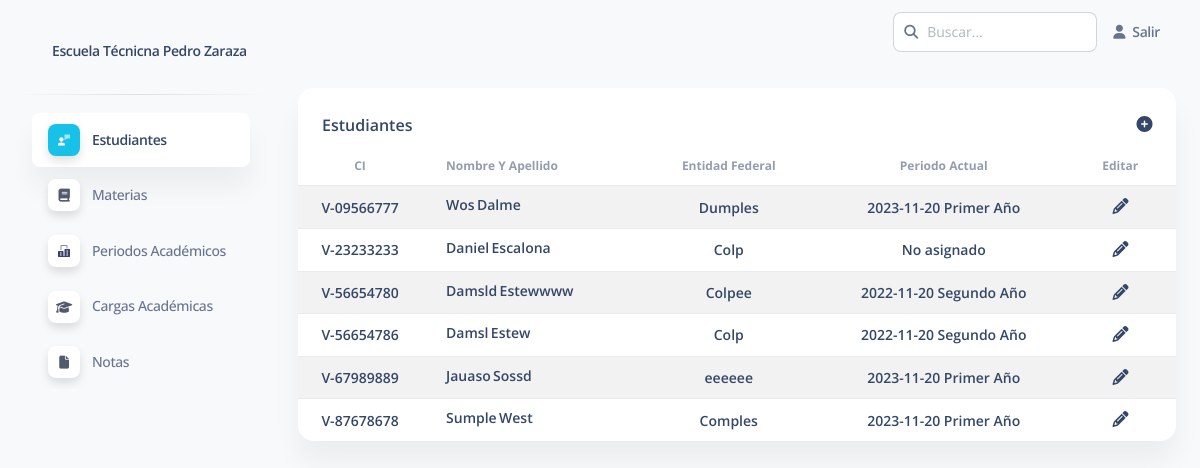
The page /estudiantes (signed in) on the database as committed earlier.
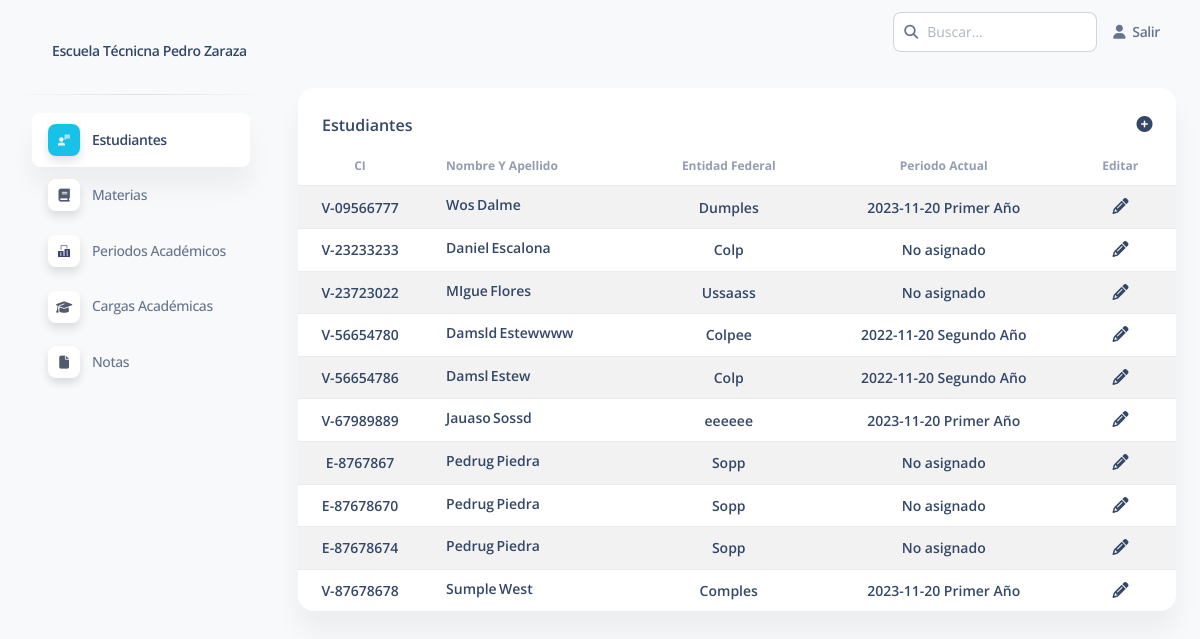
The same page on the database as committed later.
### apps/home/models.py (models this page shows, shortened)
class Estudiante(models.Model):
    CI_OPT=(
        ('V', 'V'),
        ('E', 'E')
    )
    ci = models.CharField(max_length=10, validators=[MinLengthValidator(7), RegexValidator(r'^[0-9]{1,2}[.]?[0-9]{3}[.]?[0-9]{3}$')], unique=True, null=True)
    ci_tipo = models.CharField(max_length=1, choices=CI_OPT, null=True)
    nombre = models.CharField(max_length=30, null=True)
    apellido = models.CharField(max_length=30, null=True)
    entidad_federal = models.CharField(max_length=30, null=True)
    periodo = models.ForeignKey('home.Periodo', on_delete=models.SET_NULL, blank=True, null=True)#Relación a periodo para asignar carga y tomar en cuenta en carga de notas
    periodo_completo = models.BooleanField(default=False)#Filtro para excluir de la carga de notas una vez fue cargada la nota
    class Meta:
        verbose_name = ("Estudiante")
        verbose_name_plural = ("Estudiantes")

class Periodo(models.Model):
    fecha = models.DateField(null=True)
    carga = models.ForeignKey('home.Carga', on_delete=models.RESTRICT, null=True)
    class Meta:
        verbose_name = ("Periodo")
        verbose_name_plural = ("Periodos")
    def __str__(self):
        return f'{self.fecha} {self.carga.titulo}'

class Carga(models.Model):
    titulo = models.CharField(max_length=30, null=True)
    materias = models.ManyToManyField(Materia)
    class Meta:
        verbose_name = ("Carga ")
        verbose_name_plural = ("Cargas")

### apps/home/views.py (the view)
# urls.py: path('estudiantes', views.estudiantes, name='estudiante'),
@login_required(login_url="/login/")
def estudiantes(request):
    estudiantes = Estudiante.objects.all().order_by('ci')
    buscar = request.GET.get('buscar')#Tomar texto del buscador
    if buscar:#Si exste, filtrar
        estudiantes = estudiantes.filter(Q(nombre__icontains=buscar)|Q(apellido__icontains=buscar)|Q(entidad_federal__icontains=buscar)|Q(periodo__carga__titulo__icontains=buscar)|Q(periodo__fecha__icontains=buscar)|Q(ci__icontains=buscar))#Filtros
    table = 'home/table-content/estudiantes.html'
    context={
        'estudiantes':estudiantes,
        'segment':'estudiante',
        'title':'Estudiantes',
        'buscar':True,
        'table':table,
        'url_crear':'/estudiantes/crear'
    }
    if request.headers.get('x-requested-with') == 'XMLHttpRequest':#Evaluar si es una petición AJAX
        table_html = render_to_string(table, context, request)#Rendereziar los datos en una plantilla de tabla reducida
        return JsonResponse({'table_html': table_html, })#JsonResponse para manejar con JavaScript y recargar un segmento de la página
    return render(request, 'home/table.html', context)

### apps/context_processors.py (called while the page is built)
def cfg_assets_root(request):
    return { 'ASSETS_ROOT' : settings.ASSETS_ROOT }

### apps/home/templatetags/tags.py (called while the page is built)
@register.filter
def remove_dot(value):
  text = str(value).replace('.','')
  return text

### apps/templates/home/table.html (shortened to what this page needs)
{% extends 'layouts/base.html' %}
{% block content %}
{% load tags %}
<div class="container-fluid py-4">
  <div class="row">
    <div class="col-12">
      <div class="card mb-4">
        <div class="card-header pb-0">
          <div class="d-flex justify-content-between">
            <h6>{{ title }}</h6>
            {% if url_crear %}
            <a href="{{ url_crear }}" title="Agregar {{ segment }}">
              <i class="fa fa-plus-circle" aria-hidden="true"></i>
            </a>
            {% endif %}
          </div>
        </div>
        <div class="card-body p-0">
          <div class="table-responsive p-0" id="contenedor-tabla">
            {% include table %}
          </div>
        </div>
      </div>
    </div>
  </div>
</div>
{% endblock content %}

### apps/templates/layouts/base.html (shortened to what this page needs)
<!DOCTYPE html>
<html lang="en">
<head>
  <link href="https://cdn.jsdelivr.net/npm/select2@4.1.0-rc.0/dist/css/select2.min.css" rel="stylesheet" />
  <link id="pagestyle" href="{{ ASSETS_ROOT }}/css/soft-ui-dashboard.css?v=1.0.6" rel="stylesheet" />
  <link id="pagestyle_dark" href="{{ ASSETS_ROOT }}/css/dark-theme-core.css" rel="stylesheet" />
  <link id="pagestyle_base" href="{{ ASSETS_ROOT }}/css/base.css" rel="stylesheet" />
</head>
<body class="g-sidenav-show  bg-gray-100">
  {% include "includes/sidebar.html" %}
  <main class="main-content position-relative max-height-vh-100 h-100 border-radius-lg ">
    {% include "includes/navigation.html" %}
    {% block content %}{% endblock content %}
  </main>
</body>
</html>

### apps/templates/includes/sidebar.html (shortened to what this page needs)
<aside class="sidenav navbar navbar-vertical navbar-expand-xs border-0 border-radius-xl my-3 fixed-start ms-3 " id="sidenav-main">
  <div class="sidenav-header">
    <a class="navbar-brand m-0" href="/">
      <span class="ms-1 font-weight-bold">Escuela Técnicna Pedro Zaraza</span>
    </a>
  </div>
  <hr class="horizontal dark mt-0">
  <div class="collapse navbar-collapse  w-auto " id="sidenav-collapse-main">
    <ul class="navbar-nav">
      <li class="nav-item">
        <a class="nav-link {% if 'estudiante' in segment %} active {% endif %}" href="{% url 'estudiante' %}">
          <div class="icon icon-shape icon-sm shadow border-radius-md bg-white text-center me-2 d-flex align-items-center justify-content-center">
          </div>
          <span class="nav-link-text ms-1">Estudiantes</span>
        </a>
      </li>
      <li class="nav-item">
        <a class="nav-link {% if 'materia' in segment %} active {% endif %}" href="{% url 'materia' %}">
          <div class="icon icon-shape icon-sm shadow border-radius-md bg-white text-center me-2 d-flex align-items-center justify-content-center">
            <i class="fa fa-book" aria-hidden="true"></i>
          </div>
          <span class="nav-link-text ms-1">Materias</span>
        </a>
      </li>
      <li class="nav-item">
        <a class="nav-link {% if 'periodo' in segment %} active {% endif %}" href="{% url 'periodo' %}">
          <div class="icon icon-shape icon-sm shadow border-radius-md bg-white text-center me-2 d-flex align-items-center justify-content-center">
          </div>
          <span class="nav-link-text ms-1">Periodos Académicos</span>
        </a>
      </li>
      <li class="nav-item">
        <a class="nav-link {% if 'carga' in segment %} active {% endif %}" href="{% url 'carga' %}">
          <div class="icon icon-shape icon-sm shadow border-radius-md bg-white text-center me-2 d-flex align-items-center justify-content-center">
            <i class="fas fa-graduation-cap" aria-hidden="true"></i>
          </div>
          <span class="nav-link-text ms-1">Cargas Académicas</span>
        </a>
      </li>
      <li class="nav-item">
        <a class="nav-link {% if 'nota' in segment %} active {% endif %}" href="#">
          <div class="icon icon-shape icon-sm shadow border-radius-md bg-white text-center me-2 d-flex align-items-center justify-content-center">
            <i class="fa fa-file" aria-hidden="true"></i>
          </div>
          <span class="nav-link-text ms-1">Notas</span>
        </a>
      </li>
    </ul>
  </div>
</aside>

### apps/templates/includes/navigation.html (shortened to what this page needs)
    <nav class="navbar navbar-main navbar-expand-lg px-0 mx-4 shadow-none border-radius-xl" id="navbarBlur" navbar-scroll="true">
      <div class="container-fluid py-1 px-3">
        <div class="collapse navbar-collapse mt-sm-0 mt-2 me-md-0 me-sm-4" id="navbar">
          <div class="ms-md-auto pe-md-3 d-flex align-items-center">
            {% if buscar %}
            <div class="input-group">
              <span class="input-group-text text-body z-index-3"><i class="fas fa-search" aria-hidden="true"></i></span>
              <input type="text" id="buscar" class="form-control" placeholder="Buscar...">
            </div>
            {% endif %}
          </div>
          <ul class="navbar-nav  justify-content-end">
            <li class="nav-item d-flex align-items-center">
              <a href="{% url 'logout' %}" class="nav-link text-body font-weight-bold px-0">
                <i class="fa fa-user me-sm-1"></i>
                <span class="d-sm-inline d-none">Salir</span>
              </a>
            </li>
          </ul>
        </div>
      </div>
    </nav>

### apps/templates/home/table-content/estudiantes.html
{% load tags %}
<table class="table table-striped mb-0 ">
    <thead>
      <tr>
        <th class="text-xs font-weight-bolder opacity-7 text-center">CI</th>
        <th class="text-xs font-weight-bolder opacity-7">Nombre y Apellido</th>
        <th class="text-xs font-weight-bolder opacity-7 text-center">Entidad Federal</th>
        <th class="text-xs font-weight-bolder opacity-7 text-center">Periodo actual</th>
        <th class="text-xs font-weight-bolder opacity-7 text-center user-select-none">Editar</th>
      </tr>
    </thead>
    <tbody>
      {% for estudiante in estudiantes %}
      <tr class="text-primary">
        <td class="font-weight-bold align-middle text-center">
          <h6 class="text-sm m-0">{{ estudiante.ci_tipo }}-{{ estudiante.ci|remove_dot }}</h6>
        </td>
        <td class="font-weight-bold ps-4">
          <h6 class="text-sm m-0">{{ estudiante.nombre }}&thinsp;{{ estudiante.apellido }}</h6>
        </td>
        <td class="font-weight-bold align-middle text-center">
          <h6 class="text-sm m-0">{{ estudiante.entidad_federal|default_if_none:'Sin especificar' }}</h6>
        </td>
        <td class="font-weight-bold align-middle text-center">
            <h6 class="text-sm m-0">{{ estudiante.periodo|default_if_none:'No asignado' }}</h6>
        </td>
        <td class="font-weight-bold align-middle text-center">
          <a href="{% url 'estudiante_editar' estudiante.id %}">
            <i class="fa fa-pencil" aria-hidden="true"></i>
          </a>
        </td>
      </tr>
      {% endfor %}
    </tbody>
  </table>

### apps/static/assets/css/dark-theme-core.css (style rules this page uses)
body { transition: background-color 200ms ease-in; }

Rows that differ between the two databases and show on the page:
added Estudiante: ci_tipo "V", ci|remove_dot "23723022", nombre "MIgue", apellido "Flores", entidad_federal "Ussaass", periodo "No asignado"
added Estudiante: ci_tipo "E", ci|remove_dot "8767867", nombre "Pedrug", apellido "Piedra", entidad_federal "Sopp", periodo "No asignado"
added Estudiante: ci_tipo "E", ci|remove_dot "87678670", nombre "Pedrug", apellido "Piedra", entidad_federal "Sopp", periodo "No asignado"
added Estudiante: ci_tipo "E", ci|remove_dot "87678674", nombre "Pedrug", apellido "Piedra", entidad_federal "Sopp", periodo "No asignado"
